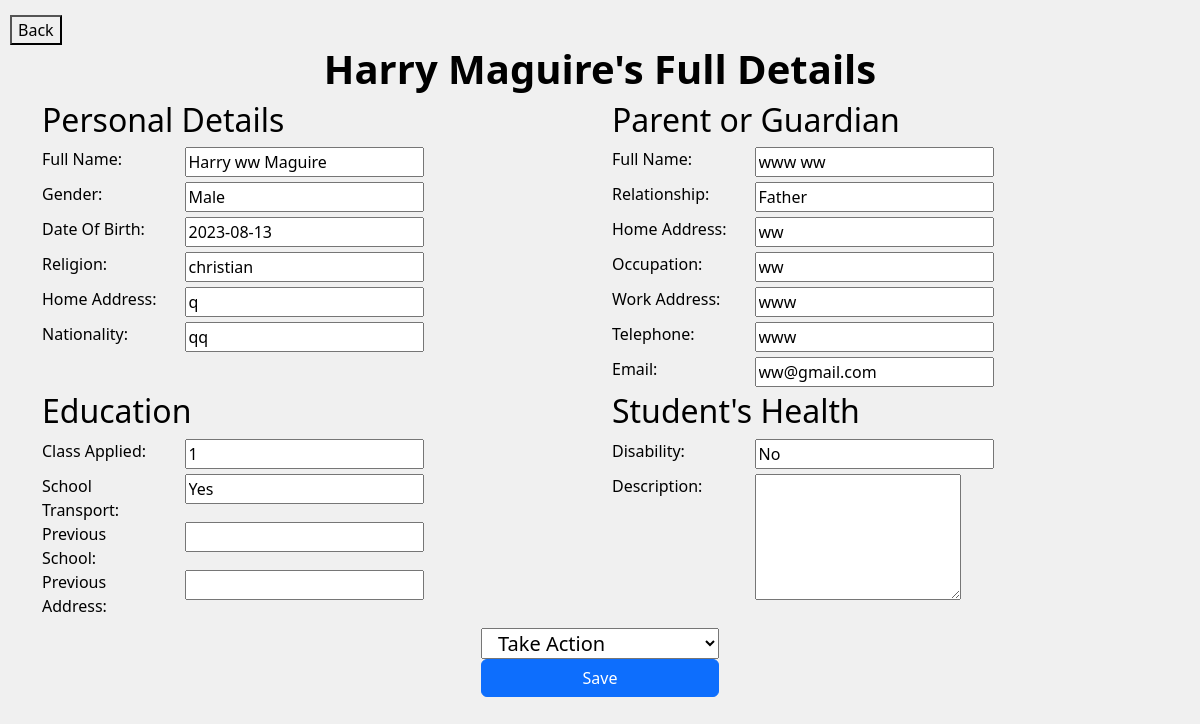
The page /admin/view-more.php?student_id=12 on the database its author committed.
### tables this page shows
CREATE TABLE `apply` (
  `Student_Id` int(11) NOT NULL,
  `First_Name` varchar(225) NOT NULL,
  `Middle_Name` varchar(225) NOT NULL,
  `Surname` varchar(225) NOT NULL,
  `Date_Of_Birth` varchar(225) NOT NULL,
  `Gender` varchar(225) NOT NULL,
  `Religion` varchar(225) NOT NULL,
  `Home_Address` varchar(225) NOT NULL,
  `Nationality` varchar(225) NOT NULL,
  `Parent_FName` varchar(225) NOT NULL,
  `Parent_LName` varchar(225) NOT NULL,
  `Relationship` varchar(225) NOT NULL,
  `pHome_Address` varchar(225) NOT NULL,
  `Occupation` varchar(225) NOT NULL,
  `Work_Address` varchar(225) NOT NULL,
  `Telephone` varchar(225) NOT NULL,
  `Email` varchar(225) NOT NULL,
  `Level_Applied` int(11) NOT NULL,
  `School_Transport` varchar(225) NOT NULL,
  `Current_Attending` varchar(225) NOT NULL,
  `School_Attending` varchar(225) NOT NULL,
  `Address_Attending` varchar(225) NOT NULL,
  `Level_Attending` int(10) NOT NULL,
  `Disability` varchar(225) NOT NULL,
  `Disability_Name` varchar(225) NOT NULL,
  `Disability_Description` varchar(225) NOT NULL,
  `Date_Applied` datetime NOT NULL DEFAULT current_timestamp(),
  `Status` int(11) DEFAULT 0
);

### admin/view-more.php (the view, shortened to what this page needs)
<?php
include('../config.php');
$student_id = $_GET['student_id'];
$sql = "SELECT * FROM apply WHERE Student_Id = '$student_id'";
                $results = mysqli_query($connection, $sql);
                if (mysqli_num_rows($results)) {
                    foreach ($results as $result) {
                            $firstName = $result['First_Name'];
                            $middleName = $result['Middle_Name'];
                            $surname = $result['Surname'];
                            $dateOfBirth = $result['Date_Of_Birth'];
                            $gender = $result['Gender'];
                            $religion = $result['Religion'];
                            $homeAddress = $result['Home_Address'];
                            $nationality = $result['Nationality'];
                            $pFirstName = $result['Parent_FName'];
                            $pLastName = $result['Parent_LName'];
                            $relationship = $result['Relationship'];
                            $pHomeAddress = $result['pHome_Address'];
                            $occupation = $result['Occupation'];
                            $workAddress = $result['Work_Address'];
                            $telephone = $result['Telephone'];
                            $email = $result['Email'];
                            $levelApplied = $result['Level_Applied'];
                            $schoolTransport = $result['School_Transport'];
                            $schoolAttending = $result['School_Attending'];
                            $addressAttending = $result['Address_Attending'];
                            $diseaseName = $result['Disability_Name'];
                            $diseaseDescription = $result['Disability_Description'];
                        }
                    }
                ?>
<!DOCTYPE html>
<html lang="en">
<head>
    <link rel="stylesheet" href="../vendors/css/bootstrap.min.css">
</head>
<body>
    <section>
        <span>
            <a href="view_applicants.php"><button class="close-btn" >Back</button></a>
        </span><h1><?php echo "$firstName $surname's "?>Full Details</h1>
        <div class="container">
            <div class="row">
                <div class="col-md-6">
                    <h2>Personal Details</h2>
                    <div class="row">
                        <div class="col-md-3">
                            <label for="fullName">Full Name:</label>
                        </div>
                        <div class="col-md-9">
                            <input type="text" name="fullName" value="<?php echo "$firstName $middleName $surname"?>" readonly>
                        </div>
                    </div>
                    <div class="row">
                        <div class="col-md-3">
                            <label for="gender">Gender:</label>
                        </div>
                        <div class="col-md-9">
                        <input type="text" name="gender" value="<?php echo $gender ?>" readonly>
                        </div>
                    </div>
                    <div class="row">
                        <div class="col-md-3">
                            <label for="dateOfBirth">Date Of Birth:</label>
                        </div>
                        <div class="col-md-9">
                            <input type="text" name="dateOfBirth" value="<?php echo $dateOfBirth ?>" readonly>
                        </div>
                    </div>
                    <div class="row">
                        <div class="col-md-3">
                            <label for="religion">Religion:</label>
                        </div>
                        <div class="col-md-9">
                            <input type="text" name="religion" value="<?php echo $religion ?>" readonly>
                        </div>
                    </div>
                    <div class="row">
                        <div class="col-md-3">
                            <label for="homeAddress">Home Address:</label>
                        </div>
                        <div class="col-md-9">
                            <input type="text" name="homeAddress" value="<?php echo $homeAddress ?>" readonly>
                        </div>
                    </div>
                    <div class="row">
                        <div class="col-md-3">
                            <label for="nationality">Nationality:</label>
                        </div>
                        <div class="col-md-9">
                            <input type="text" name="nationality" value="<?php echo $nationality ?>" readonly>
                        </div>
                    </div>
                </div>
                <div class="col-md-6">
                    <h2>Parent or Guardian</h2>
                    <div class="row">
                        <div class="col-md-3">
                            <label for="fullName">Full Name:</label>
                        </div>
                        <div class="col-md-9">
                            <input type="text" name="fullName" value="<?php echo "$pFirstName $pLastName" ?>" readonly>
                        </div>
                    </div>
                    <div class="row">
                        <div class="col-md-3">
                            <label for="relationship">Relationship:</label>
                        </div>
                        <div class="col-md-9">
                            <input type="text" name="relationship" value="<?php echo $relationship ?>" readonly>
                        </div>
                    </div>
                    <div class="row">
                        <div class="col-md-3">
                            <label for="homeAddress">Home Address:</label>
                        </div>
                        <div class="col-md-9">
                            <input type="text" name="homeAddress" value="<?php echo $pHomeAddress ?>" readonly>
                        </div>
                    </div>
                    <div class="row">
                        <div class="col-md-3">
                            <label for="occupation">Occupation:</label>
                        </div>
                        <div class="col-md-9">
                            <input type="text" name="occupation" value="<?php echo $occupation ?>" readonly>
                        </div>
                    </div>
                    <div class="row">
                        <div class="col-md-3">
                            <label for="workAddress">Work Address:</label>
                        </div>
                        <div class="col-md-9">
                            <input type="text" name="workAddress" value="<?php echo $workAddress ?>" readonly>
                        </div>
                    </div>
                    <div class="row">
                        <div class="col-md-3">
                            <label for="telephone">Telephone:</label>
                        </div>
                        <div class="col-md-9">
                            <input type="text" name="telephone" value="<?php echo $telephone ?>" readonly>
                        </div>
                    </div>
                    <div class="row">
                        <div class="col-md-3">
                            <label for="">Email:</label>
                        </div>
                        <div class="col-md-9">
                            <input type="email" name="email" value="<?php echo $email ?>" readonly>
                        </div>
                    </div>
                </div>
                <div class="col-md-6">
                    <h2>Education</h2>
                    <div class="row">
                        <div class="col-md-3">
                            <label for="classApplied">Class Applied:</label>
                        </div>
                        <div class="col-md-6">
                            <input type="number" name="classApplied" value="<?php echo $levelApplied ?>" readonly>
                        </div>
                    </div>
                    <div class="row">
                        <div class="col-md-3">
                            <label for="schoolTransport">School Transport:</label>
                        </div>
                        <div class="col-md-6">
                            <input type="text" name="schoolTransport" value="<?php echo $schoolTransport?>" readonly>
                        </div>
                    </div>
                    <div class="row">
                        <div class="col-md-3">
                            <label for="schoolAttending">Previous School:</label>
                        </div>
                        <div class="col-md-6">
                            <input type="text" name="schoolAttending" value="<?php echo $schoolAttending?>" readonly>
                        </div>
                    </div>
                    <div class="row">
                        <div class="col-md-3">
                            <label for="addressAttending">Previous Address:</label>
                        </div>
                        <div class="col-md-6">
                            <input type="text" name="addressAttending" value="<?php echo $addressAttending?>" readonly>
                        </div>
                    </div>
                </div>
                <div class="col-md-6">
                    <h2>Student's Health</h2>
                    <div class="row">
                        <div class="col-md-3">
                            <label for="disability">Disability:</label>
                        </div>
                        <div class="col-md-6">
                            <input type="text" name="disability" value="<?php echo $diseaseName ?>" readonly>
                        </div>
                    </div>
                    <div class="row">
                        <div class="col-md-3">
                            <label for="">Description:</label>
                        </div>
                        <div class="col-md-6">
                            <textarea name="" id="" cols="20" rows="5" value="<?php echo $diseaseDescription ?>" readonly></textarea>
                        </div>
                    </div>
                </div>
            </div>
        </div>
        <div class="action-section">
            <form action="" method="post">
                <div class="row">
                        <select name="action" id="">
                            <option value="">Take Action</option>
                        </select>
                        <input type="submit" value="Save" class="btn btn-primary" name="approve">
                </div>
            </form>
        </div>
    </section>
</body>
</html>

### admin/view-more.php (style rules this page uses)
body { background-color: #f0f0f0; color: black; }
.close-btn { margin-top: 15px; margin-left: 10px; }
h1 { font-weight: bold; text-align: center; }
input { margin-bottom: 5px; }
.action-section { display: flex; justify-content: center; margin-top: 10px; font-size: 20px; }

### rows shown on the page
apply: First_Name "Harry", Surname "Maguire", fullName "Harry ww Maguire", gender "Male", dateOfBirth "2023-08-13", religion "christian", homeAddress "q", nationality "qq", fullName "www ww", relationship "Father", homeAddress "ww", occupation "ww", workAddress "www", telephone "www", email "ww@gmail.com", classApplied "1", schoolTransport "Yes", disability "No"
